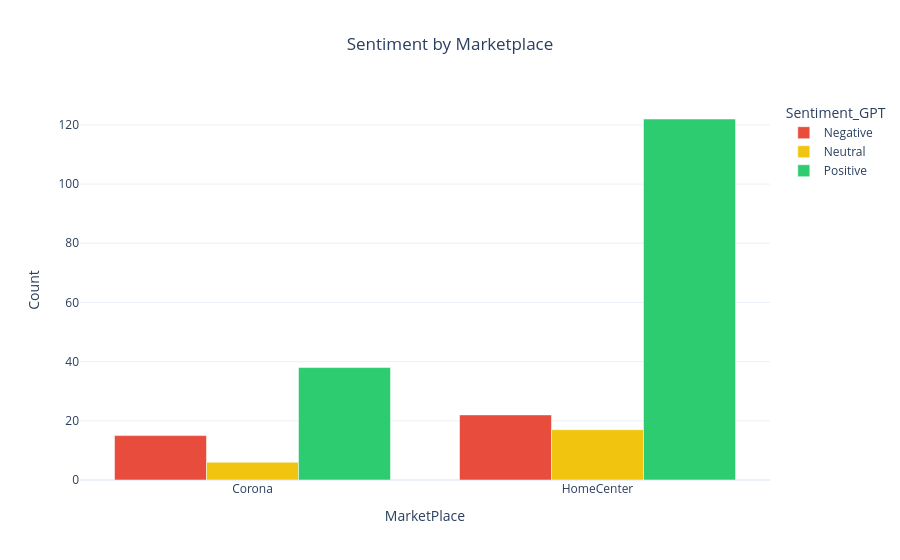

The code cell stored with this chart in its notebook:
### Code cell
# Chart 4 — Sentiment by Marketplace
marketplace_sentiment = df.groupby(['MarketPlace', 'Sentiment_GPT']).size().reset_index(name='Count')

fig = px.bar(
    marketplace_sentiment,
    x='MarketPlace', y='Count',
    color='Sentiment_GPT',
    title='Sentiment by Marketplace',
    color_discrete_map={'Positive': '#2ecc71', 'Neutral': '#f1c40f', 'Negative': '#e74c3c'},
    barmode='group',
    template='plotly_white'
)
fig.update_layout(title_x=0.5)
fig.show()

### Figure 1 — Plotly figure (JSON) as saved in the notebook; plotly's stock layout.template omitted (floating-point values rounded to 4 significant figures)
{"data": [{"alignmentgroup": "True", "hovertemplate": "Sentiment_GPT=Negative<br>MarketPlace=%{x}<br>Count=%{y}<extra></extra>", "legendgroup": "Negative", "marker": {"color": "#e74c3c", "pattern": {"shape": ""}}, "name": "Negative", "offsetgroup": "Negative", "orientation": "v", "showlegend": true, "textposition": "auto", "type": "bar", "x": ["Corona", "HomeCenter"], "xaxis": "x", "y": [15, 22], "yaxis": "y"}, {"alignmentgroup": "True", "hovertemplate": "Sentiment_GPT=Neutral<br>MarketPlace=%{x}<br>Count=%{y}<extra></extra>", "legendgroup": "Neutral", "marker": {"color": "#f1c40f", "pattern": {"shape": ""}}, "name": "Neutral", "offsetgroup": "Neutral", "orientation": "v", "showlegend": true, "textposition": "auto", "type": "bar", "x": ["Corona", "HomeCenter"], "xaxis": "x", "y": [6, 17], "yaxis": "y"}, {"alignmentgroup": "True", "hovertemplate": "Sentiment_GPT=Positive<br>MarketPlace=%{x}<br>Count=%{y}<extra></extra>", "legendgroup": "Positive", "marker": {"color": "#2ecc71", "pattern": {"shape": ""}}, "name": "Positive", "offsetgroup": "Positive", "orientation": "v", "showlegend": true, "textposition": "auto", "type": "bar", "x": ["Corona", "HomeCenter"], "xaxis": "x", "y": [38, 122], "yaxis": "y"}], "layout": {"barmode": "group", "legend": {"title": {"text": "Sentiment_GPT"}, "tracegroupgap": 0}, "title": {"text": "Sentiment by Marketplace", "x": 0.5}, "xaxis": {"anchor": "y", "domain": [0, 1], "title": {"text": "MarketPlace"}}, "yaxis": {"anchor": "x", "domain": [0, 1], "title": {"text": "Count"}}}}
